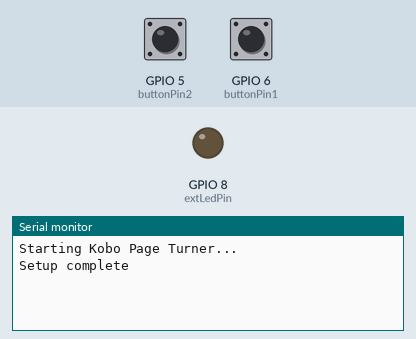
Recording of a sketch running on a simulated ESP32. On the bench: output pins drawn as LEDs (lit = HIGH), the last lines printed to the serial monitor. The inputs (shaded band) are chosen by the test bench; at power-on: GPIO 5 (buttonPin2) HIGH, GPIO 6 (buttonPin1) HIGH. USB keyboard and mouse output is not drawn.

Above: at 3.2 s.
3.3 s: GPIO 5 (buttonPin2) pulled LOW for 0.15 s
At 3.8 s:
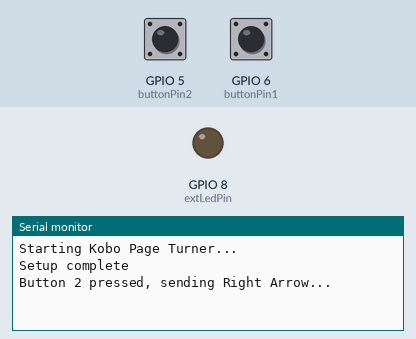
4.9 s: GPIO 6 (buttonPin1) pulled LOW for 0.15 s
At 5.9 s:
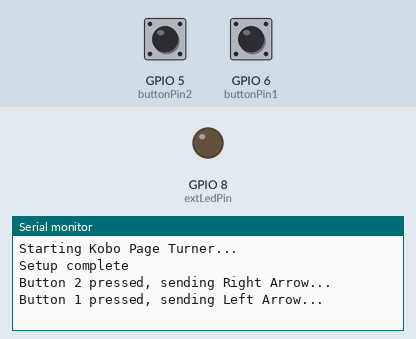

Measured:
- after the input at 3.3 s, the serial monitor: prints a new line at once (image 1)
- after the input at 4.9 s, the serial monitor: prints a new line at once (image 2)

The sketch:

Kobo_Page_Turner_v1.ino
```cpp
#include <BleKeyboard.h>
#include "esp_sleep.h"
#include "driver/rtc_io.h"
#include "driver/adc.h"

//Kobo Page Turner by MP3D mp3dpt@gmail.com
//if you want to buy me a coffee - paypal.me/mmpires


// Define the pins for the buttons and LED
const int buttonPin1 = D5;     // Button 1 (will send Left Arrow)
const int buttonPin2 = D4;     // Button 2 (will send Right Arrow)
const int extLedPin = D9;      // External LED pin (GPIO9)
const int LED_BRIGHTNESS = 1;  // Value between 0-255 for brightness (adjust as needed - If you want a flashlight, put the 255 :P)

// Sleep mode parameters
const unsigned long SLEEP_TIMEOUT = 300000;  // 5 minutes
unsigned long lastConnectedTime = 0;
bool wasConnected = false;

BleKeyboard bleKeyboard("Kobo Page Turner"); //BL Device name that will appear

void goToSleep() {
    Serial.println("Going to sleep...");
    analogWrite(extLedPin, 0);  // Turn off LED before sleep
    delay(100);

    esp_sleep_enable_gpio_wakeup();
    gpio_wakeup_enable((gpio_num_t)buttonPin1, GPIO_INTR_LOW_LEVEL);
    gpio_wakeup_enable((gpio_num_t)buttonPin2, GPIO_INTR_LOW_LEVEL);

    esp_deep_sleep_start();
}

void setup() {
    Serial.begin(115200);
    Serial.println("Starting Kobo Page Turner...");

    // Initialize BLE Keyboard
    bleKeyboard.begin();
    delay(2000);

    // Initialize pins
    pinMode(buttonPin1, INPUT_PULLUP);
    pinMode(buttonPin2, INPUT_PULLUP);
    pinMode(extLedPin, OUTPUT);
    analogWrite(extLedPin, LED_BRIGHTNESS);  // Set initial LED brightness

    Serial.println("Setup complete");
}

void loop() {
    if (bleKeyboard.isConnected()) {
        analogWrite(extLedPin, 0);  // LED off when connected
        lastConnectedTime = millis();
        wasConnected = true;
    } else {
        analogWrite(extLedPin, LED_BRIGHTNESS);  // Dimmed LED when disconnected

        if (wasConnected && (millis() - lastConnectedTime >= SLEEP_TIMEOUT)) {
            goToSleep();
        }
    }

    // Button 1 handling
    if (digitalRead(buttonPin1) == LOW) {
        Serial.println("Button 1 pressed, sending Left Arrow...");
        if (bleKeyboard.isConnected()) {
            bleKeyboard.press(KEY_LEFT_ARROW);
            delay(100);
            bleKeyboard.releaseAll();
        }
        lastConnectedTime = millis();
        delay(500);
    }

    // Button 2 handling
    if (digitalRead(buttonPin2) == LOW) {
        Serial.println("Button 2 pressed, sending Right Arrow...");
        if (bleKeyboard.isConnected()) {
            bleKeyboard.press(KEY_RIGHT_ARROW);
            delay(100);
            bleKeyboard.releaseAll();
        }
        lastConnectedTime = millis();
        delay(500);
    }

    delay(10);
}
```
